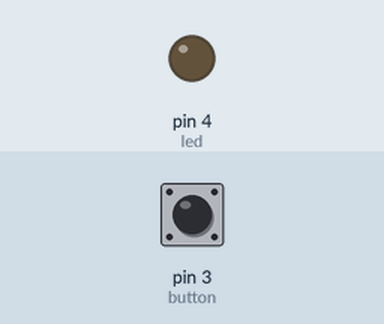
Simulated run of this sketch. Board: Arduino Uno, built with avr-gcc and run on an emulated ATmega328P. Parts: output pins drawn as LEDs (lit = HIGH). The inputs (shaded band) are chosen by the test bench; at power-on: pin 3 (button) LOW.

Above: at 1.2 s.
1.3 s: pin 3 (button) pulled HIGH for 0.15 s
At 1.37 s:
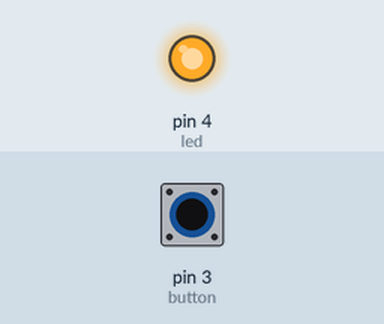
2.9 s: pin 3 (button) pulled HIGH for 3.2 s
At 7.1 s:
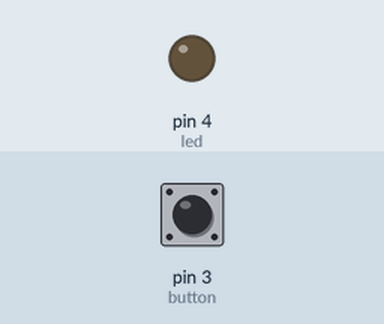
Timing chart, 0 to 8.6 s (numbered marks = the images above; inputs shaded):
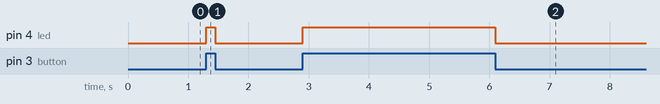

The sketch:

1_Button_1_LED.ino
```cpp
int led = 4;
int button = 3;
bool buttonState;
void setup() {
  pinMode(led, OUTPUT);
  pinMode(button, INPUT);
}
void loop() {
  buttonState = digitalRead(button);
  if (buttonState == HIGH)
  { digitalWrite(led, HIGH);
  }
  else
  { digitalWrite(led, LOW);
  }
}
```

Measured:
- after the input at 1.3 s, pin 4 (led): LOW → HIGH at once, → LOW 0.15 s later
- after the input at 2.9 s, pin 4 (led): LOW → HIGH at once, → LOW 3.2 s later
